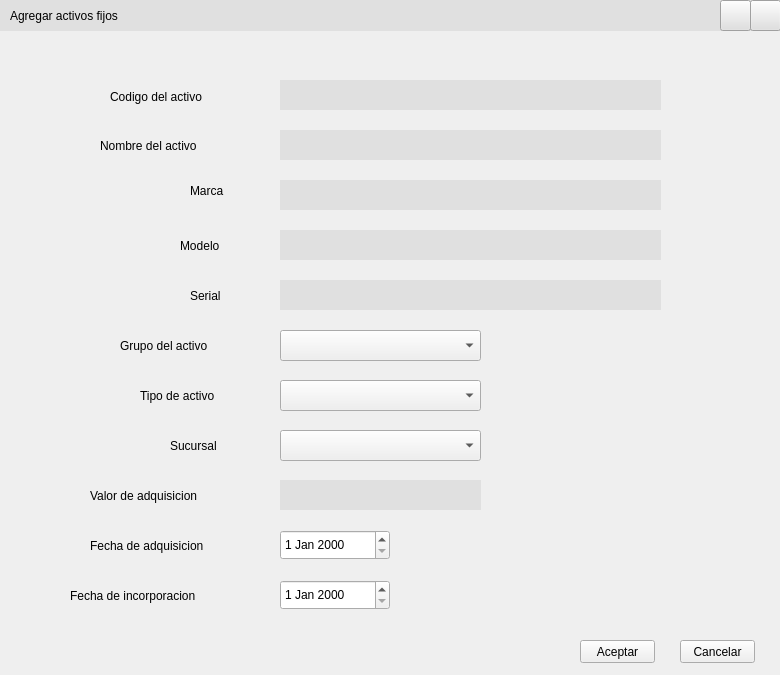
<?xml version="1.0" encoding="UTF-8"?>
<ui version="4.0">
 <class>MainWindow</class>
 <widget class="QMainWindow" name="MainWindow">
  <property name="geometry">
   <rect>
    <x>0</x>
    <y>0</y>
    <width>780</width>
    <height>675</height>
   </rect>
  </property>
  <property name="windowTitle">
   <string>MainWindow</string>
  </property>
  <widget class="QWidget" name="centralwidget">
   <property name="styleSheet">
    <string notr="true">QWidget{

font: 25 12pt &quot;Bahnschrift Light&quot;;
}

QLineEdit {

border: None;
background-color: #E0E0E0;
left: 5px;
color: black;

}</string>
   </property>
   <widget class="QLabel" name="label_10">
    <property name="geometry">
     <rect>
      <x>90</x>
      <y>530</y>
      <width>151</width>
      <height>31</height>
     </rect>
    </property>
    <property name="text">
     <string>Fecha de adquisicion</string>
    </property>
   </widget>
   <widget class="QLabel" name="label_11">
    <property name="geometry">
     <rect>
      <x>70</x>
      <y>580</y>
      <width>171</width>
      <height>31</height>
     </rect>
    </property>
    <property name="text">
     <string>Fecha de incorporacion</string>
    </property>
   </widget>
   <widget class="QLineEdit" name="codigoinput">
    <property name="geometry">
     <rect>
      <x>280</x>
      <y>80</y>
      <width>381</width>
      <height>30</height>
     </rect>
    </property>
    <property name="styleSheet">
     <string notr="true">padding-left: 10px;</string>
    </property>
    <property name="text">
     <string/>
    </property>
   </widget>
   <widget class="QComboBox" name="comboBox_3">
    <property name="geometry">
     <rect>
      <x>280</x>
      <y>380</y>
      <width>201</width>
      <height>31</height>
     </rect>
    </property>
    <property name="cursor">
     <cursorShape>PointingHandCursor</cursorShape>
    </property>
   </widget>
   <widget class="QLabel" name="label">
    <property name="geometry">
     <rect>
      <x>110</x>
      <y>81</y>
      <width>131</width>
      <height>31</height>
     </rect>
    </property>
    <property name="styleSheet">
     <string notr="true"/>
    </property>
    <property name="text">
     <string>Codigo del activo</string>
    </property>
   </widget>
   <widget class="QLineEdit" name="lineEdit_2">
    <property name="geometry">
     <rect>
      <x>280</x>
      <y>130</y>
      <width>381</width>
      <height>30</height>
     </rect>
    </property>
    <property name="styleSheet">
     <string notr="true">padding-left: 10px;</string>
    </property>
   </widget>
   <widget class="QComboBox" name="comboBox">
    <property name="geometry">
     <rect>
      <x>280</x>
      <y>330</y>
      <width>201</width>
      <height>31</height>
     </rect>
    </property>
    <property name="cursor">
     <cursorShape>PointingHandCursor</cursorShape>
    </property>
    <property name="editable">
     <bool>false</bool>
    </property>
    <item>
     <property name="text">
      <string/>
     </property>
    </item>
    <item>
     <property name="text">
      <string>Mobiliarios</string>
     </property>
    </item>
    <item>
     <property name="text">
      <string>Otros Activos</string>
     </property>
    </item>
    <item>
     <property name="text">
      <string>Propiedades</string>
     </property>
    </item>
    <item>
     <property name="text">
      <string>Equipos</string>
     </property>
    </item>
    <item>
     <property name="text">
      <string>Vehiculos</string>
     </property>
    </item>
   </widget>
   <widget class="QLabel" name="label_4">
    <property name="geometry">
     <rect>
      <x>180</x>
      <y>230</y>
      <width>61</width>
      <height>31</height>
     </rect>
    </property>
    <property name="text">
     <string>Modelo</string>
    </property>
   </widget>
   <widget class="QLabel" name="label_7">
    <property name="geometry">
     <rect>
      <x>170</x>
      <y>430</y>
      <width>71</width>
      <height>31</height>
     </rect>
    </property>
    <property name="text">
     <string>Sucursal</string>
    </property>
   </widget>
   <widget class="QDateEdit" name="dateEdit">
    <property name="geometry">
     <rect>
      <x>280</x>
      <y>530</y>
      <width>110</width>
      <height>30</height>
     </rect>
    </property>
   </widget>
   <widget class="QLineEdit" name="lineEdit_4">
    <property name="geometry">
     <rect>
      <x>280</x>
      <y>230</y>
      <width>381</width>
      <height>30</height>
     </rect>
    </property>
    <property name="styleSheet">
     <string notr="true">padding-left: 10px;</string>
    </property>
   </widget>
   <widget class="QLineEdit" name="lineEdit_8">
    <property name="geometry">
     <rect>
      <x>280</x>
      <y>480</y>
      <width>201</width>
      <height>30</height>
     </rect>
    </property>
    <property name="styleSheet">
     <string notr="true">padding-left: 10px;
</string>
    </property>
   </widget>
   <widget class="QLabel" name="label_6">
    <property name="geometry">
     <rect>
      <x>120</x>
      <y>330</y>
      <width>131</width>
      <height>31</height>
     </rect>
    </property>
    <property name="text">
     <string>Grupo del activo</string>
    </property>
   </widget>
   <widget class="QLabel" name="label_8">
    <property name="geometry">
     <rect>
      <x>140</x>
      <y>380</y>
      <width>111</width>
      <height>31</height>
     </rect>
    </property>
    <property name="text">
     <string>Tipo de activo </string>
    </property>
   </widget>
   <widget class="QLineEdit" name="lineEdit_3">
    <property name="geometry">
     <rect>
      <x>280</x>
      <y>180</y>
      <width>381</width>
      <height>30</height>
     </rect>
    </property>
    <property name="styleSheet">
     <string notr="true">padding-left: 10px;</string>
    </property>
   </widget>
   <widget class="QLabel" name="label_5">
    <property name="geometry">
     <rect>
      <x>190</x>
      <y>280</y>
      <width>51</width>
      <height>31</height>
     </rect>
    </property>
    <property name="text">
     <string>Serial</string>
    </property>
   </widget>
   <widget class="QLabel" name="label_9">
    <property name="geometry">
     <rect>
      <x>90</x>
      <y>480</y>
      <width>151</width>
      <height>31</height>
     </rect>
    </property>
    <property name="text">
     <string>Valor de adquisicion</string>
    </property>
   </widget>
   <widget class="QLabel" name="label_3">
    <property name="geometry">
     <rect>
      <x>190</x>
      <y>175</y>
      <width>51</width>
      <height>31</height>
     </rect>
    </property>
    <property name="text">
     <string>Marca</string>
    </property>
   </widget>
   <widget class="QComboBox" name="comboBox_2">
    <property name="geometry">
     <rect>
      <x>280</x>
      <y>430</y>
      <width>201</width>
      <height>31</height>
     </rect>
    </property>
    <property name="cursor">
     <cursorShape>PointingHandCursor</cursorShape>
    </property>
   </widget>
   <widget class="QLabel" name="label_2">
    <property name="geometry">
     <rect>
      <x>100</x>
      <y>130</y>
      <width>141</width>
      <height>31</height>
     </rect>
    </property>
    <property name="text">
     <string>Nombre del activo</string>
    </property>
   </widget>
   <widget class="QDateEdit" name="dateEdit_2">
    <property name="geometry">
     <rect>
      <x>280</x>
      <y>580</y>
      <width>110</width>
      <height>30</height>
     </rect>
    </property>
   </widget>
   <widget class="QWidget" name="widget" native="true">
    <property name="geometry">
     <rect>
      <x>0</x>
      <y>0</y>
      <width>801</width>
      <height>31</height>
     </rect>
    </property>
    <property name="styleSheet">
     <string notr="true">background-color: #E0E0E0;

</string>
    </property>
    <widget class="QLabel" name="label_12">
     <property name="geometry">
      <rect>
       <x>10</x>
       <y>0</y>
       <width>171</width>
       <height>31</height>
      </rect>
     </property>
     <property name="text">
      <string>Agregar activos fijos</string>
     </property>
    </widget>
    <widget class="QPushButton" name="close">
     <property name="geometry">
      <rect>
       <x>750</x>
       <y>0</y>
       <width>31</width>
       <height>31</height>
      </rect>
     </property>
     <property name="cursor">
      <cursorShape>PointingHandCursor</cursorShape>
     </property>
     <property name="styleSheet">
      <string notr="true">:hover{
background-color: #BABABA;

}

#cerrar{

border: None;


}</string>
     </property>
     <property name="text">
      <string/>
     </property>
     <property name="icon">
      <iconset>
       <normaloff>../IMGS/08.png</normaloff>../IMGS/08.png</iconset>
     </property>
    </widget>
    <widget class="QPushButton" name="minimized">
     <property name="geometry">
      <rect>
       <x>720</x>
       <y>0</y>
       <width>31</width>
       <height>31</height>
      </rect>
     </property>
     <property name="cursor">
      <cursorShape>PointingHandCursor</cursorShape>
     </property>
     <property name="styleSheet">
      <string notr="true">:hover{
background-color: #BABABA;

}

#minimizar{

border: None;


}</string>
     </property>
     <property name="inputMethodHints">
      <set>Qt::ImhNone</set>
     </property>
     <property name="text">
      <string/>
     </property>
     <property name="icon">
      <iconset>
       <normaloff>../IMGS/09.png</normaloff>../IMGS/09.png</iconset>
     </property>
    </widget>
   </widget>
   <widget class="QLineEdit" name="lineEdit_5">
    <property name="geometry">
     <rect>
      <x>280</x>
      <y>280</y>
      <width>381</width>
      <height>30</height>
     </rect>
    </property>
    <property name="styleSheet">
     <string notr="true">padding-left: 10px;</string>
    </property>
   </widget>
   <widget class="QPushButton" name="pushButton">
    <property name="geometry">
     <rect>
      <x>580</x>
      <y>640</y>
      <width>75</width>
      <height>23</height>
     </rect>
    </property>
    <property name="text">
     <string>Aceptar</string>
    </property>
   </widget>
   <widget class="QPushButton" name="pushButton_2">
    <property name="geometry">
     <rect>
      <x>680</x>
      <y>640</y>
      <width>75</width>
      <height>23</height>
     </rect>
    </property>
    <property name="text">
     <string>Cancelar</string>
    </property>
   </widget>
  </widget>
 </widget>
 <resources/>
 <connections/>
</ui>
